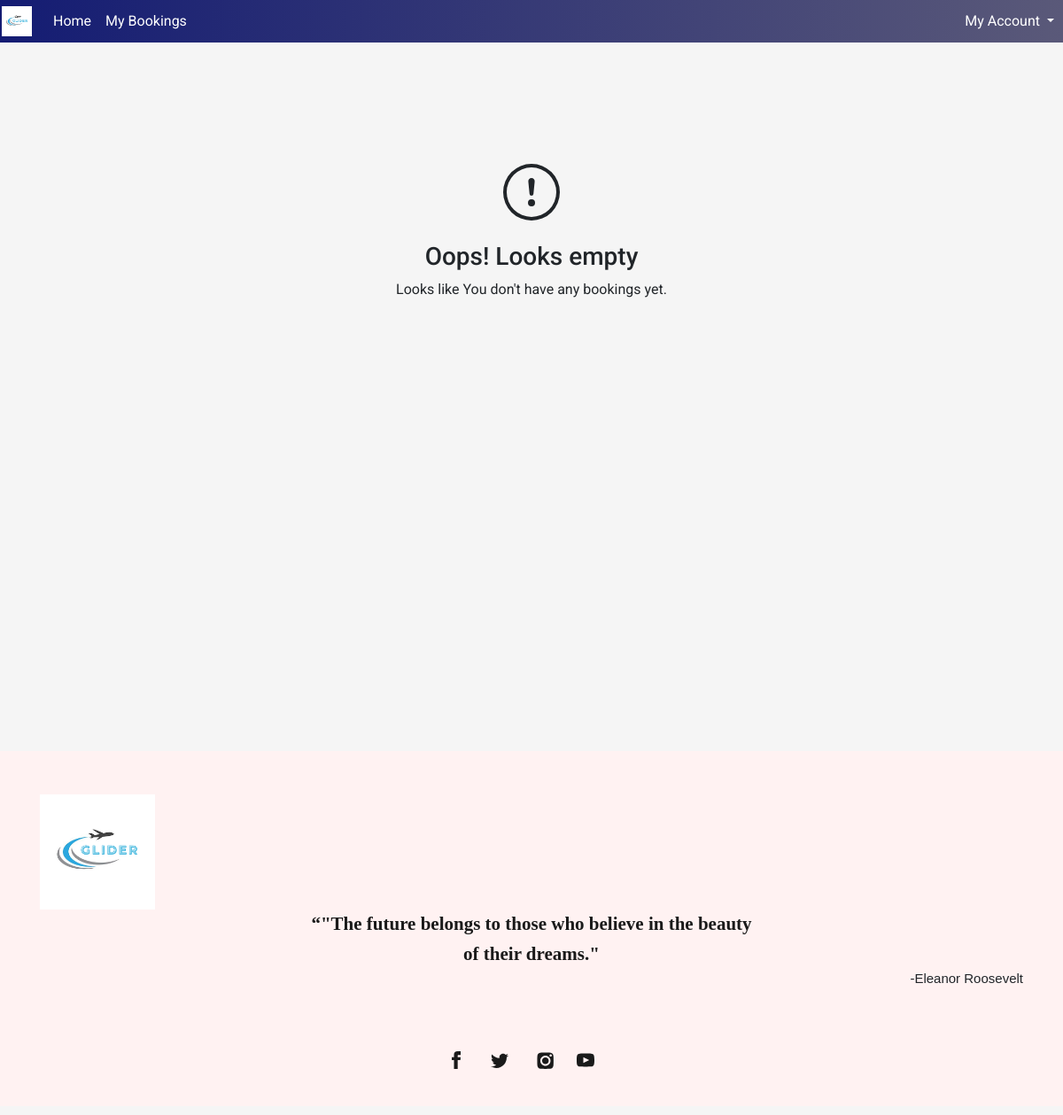
Page /flight/bookings (signed in) on the earlier database version.
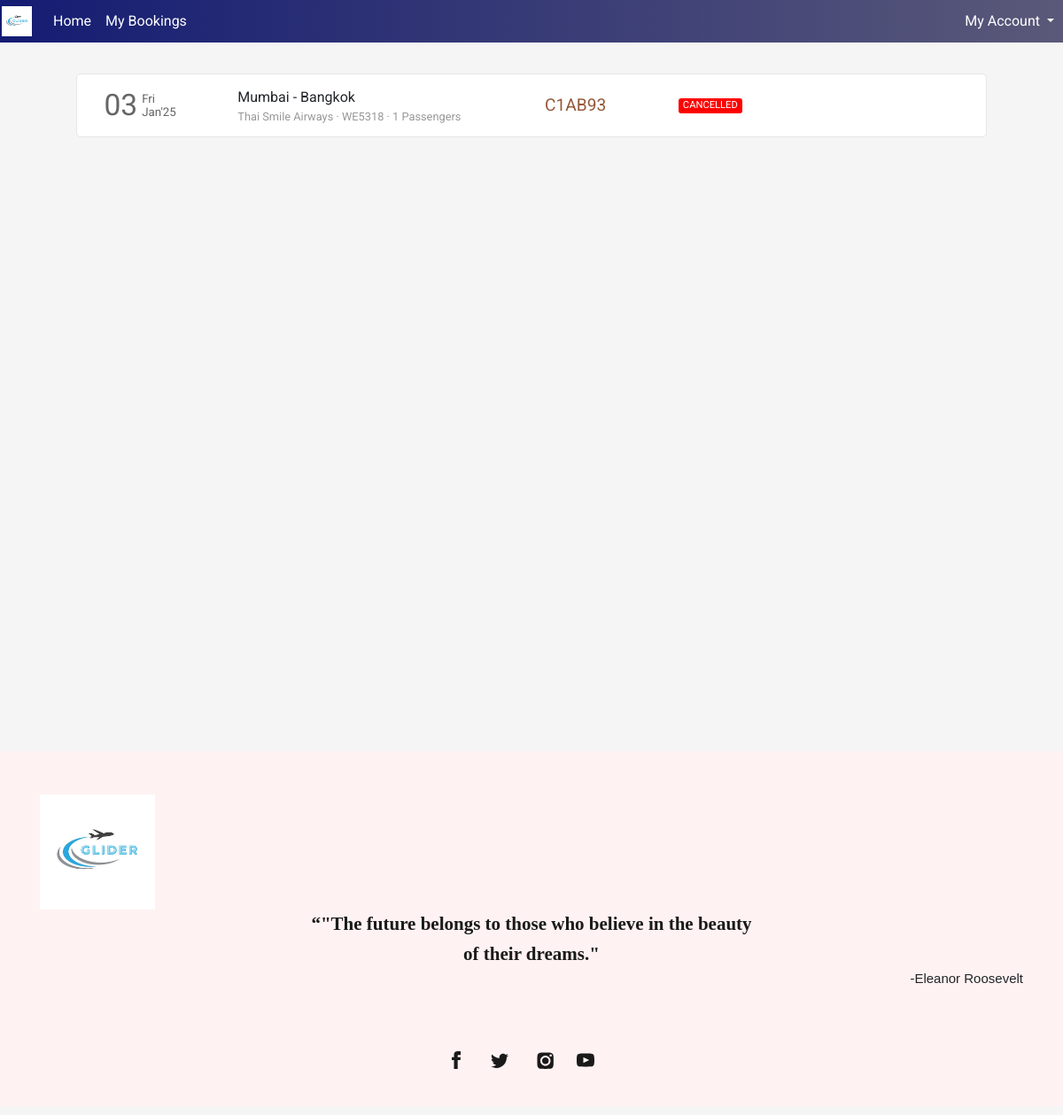
Same page on the later database version.
### flight/models.py (models this page shows, shortened)
class Ticket(models.Model):
    user = models.ForeignKey(User,on_delete=models.CASCADE,related_name="bookings", blank=True, null=True)
    ref_no = models.CharField(max_length=6, unique=True)
    passengers = models.ManyToManyField(Passenger, related_name="flight_tickets")
    flight = models.ForeignKey(Flight, on_delete=models.CASCADE, related_name="tickets", blank=True, null=True)
    flight_ddate = models.DateField(blank=True, null=True)
    flight_adate = models.DateField(blank=True, null=True)
    flight_fare = models.FloatField(blank=True,null=True)
    other_charges = models.FloatField(blank=True,null=True)
    coupon_used = models.CharField(max_length=15,blank=True)
    coupon_discount = models.FloatField(default=0.0)
    total_fare = models.FloatField(blank=True, null=True)
    seat_class = models.CharField(max_length=20, choices=SEAT_CLASS)
    booking_date = models.DateTimeField(default=datetime.now)
    mobile = models.CharField(max_length=20,blank=True)
    email = models.EmailField(max_length=45, blank=True)
    status = models.CharField(max_length=45, choices=TICKET_STATUS)

class Flight(models.Model):
    origin = models.ForeignKey(Place, on_delete=models.CASCADE, related_name="departures")
    destination = models.ForeignKey(Place, on_delete=models.CASCADE, related_name="arrivals")
    depart_time = models.TimeField(auto_now=False, auto_now_add=False)
    depart_day = models.ManyToManyField(Week, related_name="flights_of_the_day")
    duration = models.DurationField(null=True)
    arrival_time = models.TimeField(auto_now=False, auto_now_add=False)
    plane = models.CharField(max_length=24)
    airline = models.CharField(max_length=64)
    economy_fare = models.FloatField(null=True)
    business_fare = models.FloatField(null=True)
    first_fare = models.FloatField(null=True)

class Place(models.Model):
    city = models.CharField(max_length=64)
    airport = models.CharField(max_length=64)
    code = models.CharField(max_length=3)
    country = models.CharField(max_length=64)

### flight/views.py (the view)
# urls.py: path('flight/bookings', views.bookings, name="bookings"),
def bookings(request):
    if request.user.is_authenticated:
        tickets = Ticket.objects.filter(user=request.user).order_by('-booking_date')
        return render(request, 'flight/bookings.html', {
            'page': 'bookings',
            'tickets': tickets
        })
    else:
        return HttpResponseRedirect(reverse('login'))

### flight/templates/flight/bookings.html (shortened to what this page needs)
{% extends 'flight/layout.html' %}
{% load static %}
{% block head %}
    <link rel="stylesheet" href="{% static 'css/bookings_style.css' %}">
{% endblock head %}
{% block body %}
    <section class="section section1">
        <div class="container">
            {% if tickets %}
                {% for ticket in tickets %}
                    <div class="row each-booking-div" id="{{ticket.ref_no}}">
                        <div class="col-2" style="display: flex;">
                            <div style="display: flex; color: #666666; margin-top: auto;">
                                <div>
                                    <span style="font-size: 2.1em;">{{ticket.flight_ddate | date:"d"}}</span>
                                </div>
                                <div style="font-size: smaller; display: flex; margin: auto 0; padding-left: 5px; line-height: 1em;">
                                    <div style="margin: auto;">
                                        <div style="margin-bottom: 1px;">{{ticket.flight_ddate | date:"D"}}</div>
                                        <div style="margin-top: 1px;">{{ticket.flight_ddate | date:"M'y"}}</div>
                                    </div>
                                </div>
                            </div>
                        </div>
                        <div class="col-4 middle-div">
                            <div style="width:100%">
                                <div class="row places-div" style=" display: flex;">
                                    <div style="max-width: 45%;">{{ticket.flight.origin.city}}</div>
                                    <div>&nbsp;-&nbsp;</div>
                                    <div style="max-width: 45%;">{{ticket.flight.destination.city}}</div>
                                </div>
                                <div class="row places-div" style="font-size: .8em; color: #999999; ">
                                    <div style="max-width: 100%;">{{ticket.flight.airline}} &middot; {{ticket.flight.plane}} &middot; {{ticket.passengers.count}} Passengers</div>
                                </div>
                            </div>
                        </div>
                        <div class="col-2 middle-div">
                            <div style="font-size: 1.2em; color: #945937;">{{ticket.ref_no}}</div>
                        </div>
                        <div class="col-2 middle-div">
                            <div>
                                <div class="row status-div">
                                    {% if ticket.status == 'CANCELLED' %}
                                        <div class="red">{{ticket.status}}</div>
                                    {% endif %}
                                </div>
                            </div>
                        </div>
                        <div class="col-2 last-div">
                        </div>
                    </div>
                {% endfor %}
            {% else %}
                <div style="height: 100%; width:100%; padding: 10%;">
                    <div style="text-align: center; margin: auto;">
                        <br><br>
                        <h3>Oops! Looks empty</h3>
                        <p>
                            Looks like You don't have any bookings yet.
                        </p>
                    </div>
                </div>
            {% endif %}
        </div>
    </section>
{% endblock %}

Differences in the rows shown:
added Ticket: flight_ddate "03", flight_ddate "Fri", flight_ddate "Jan'25", flight.origin.city "Mumbai", flight.destination.city "Bangkok", flight.airline "Thai Smile Airways", flight.plane "WE5318", passengers.count "1", ref_no "C1AB93", status "CANCELLED"
Other differences:
text no longer shown: "Oops! Looks empty Looks like You don't have any bookings yet."
